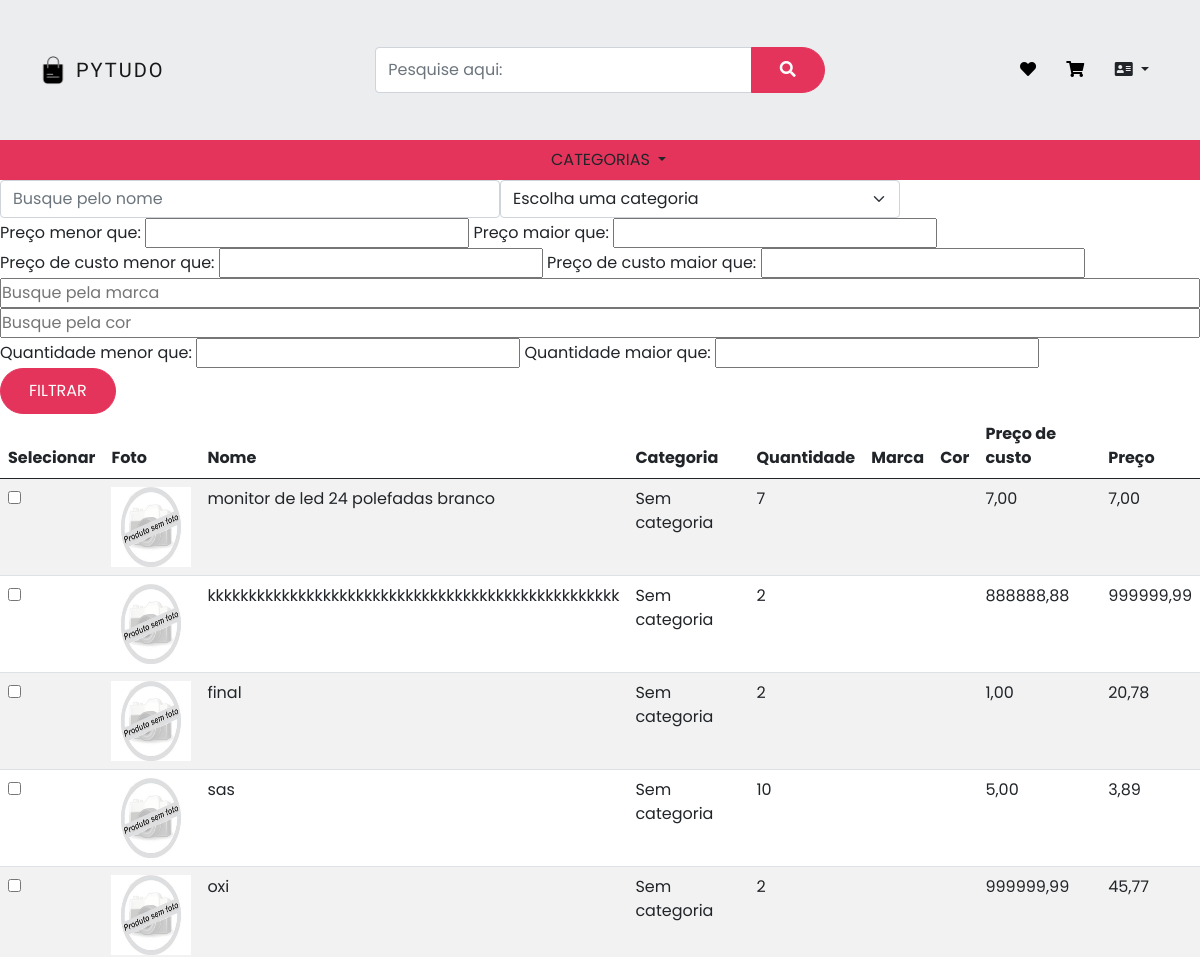
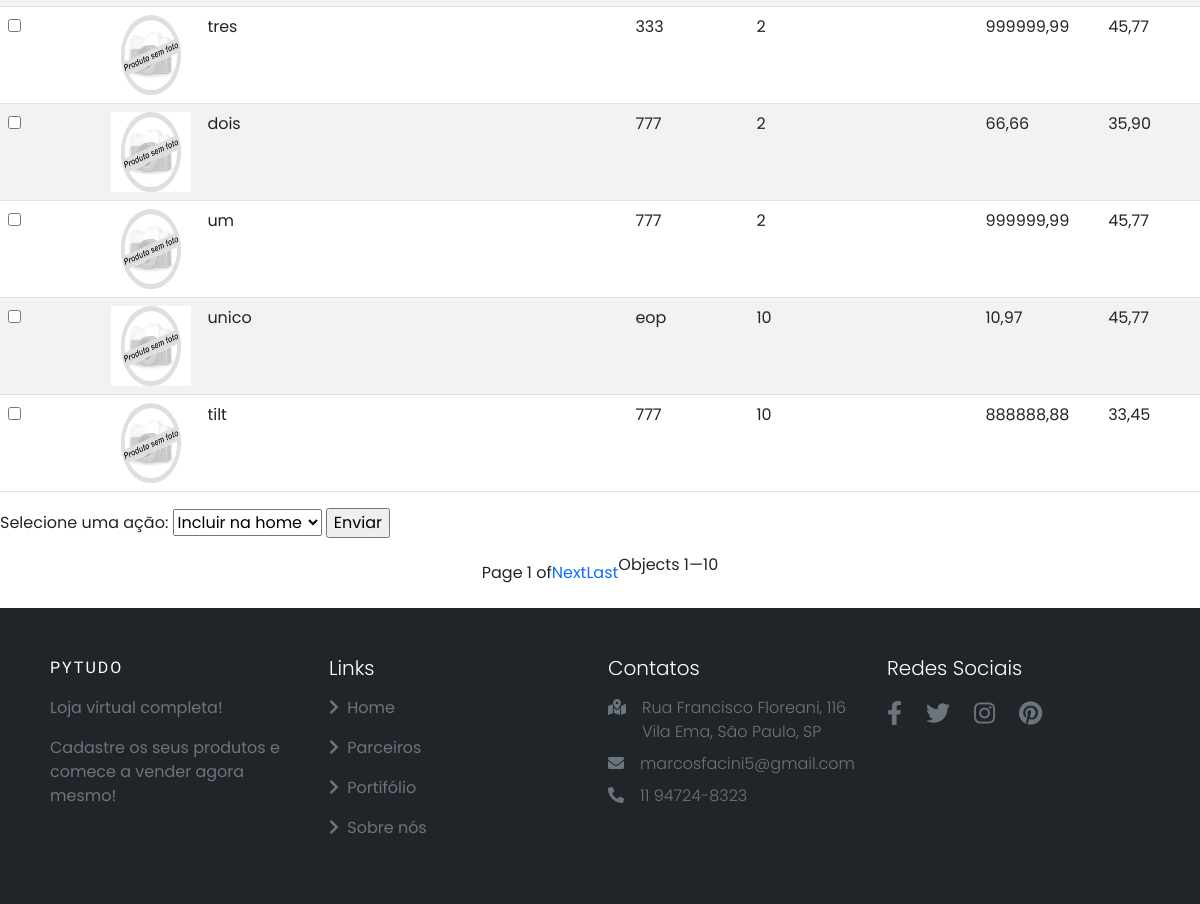
The app's page /gestao/produtos_home/, older data (2 pictures, top to bottom).
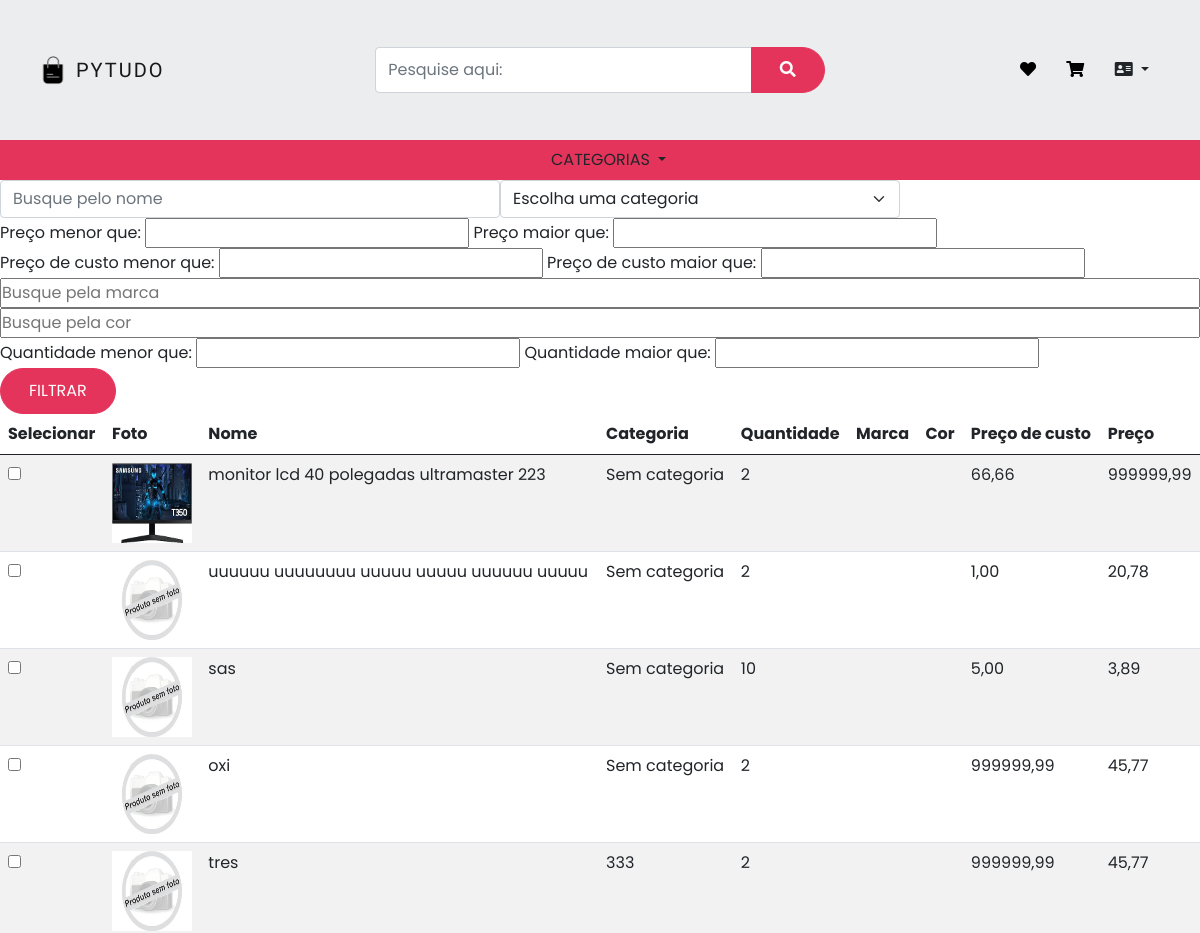
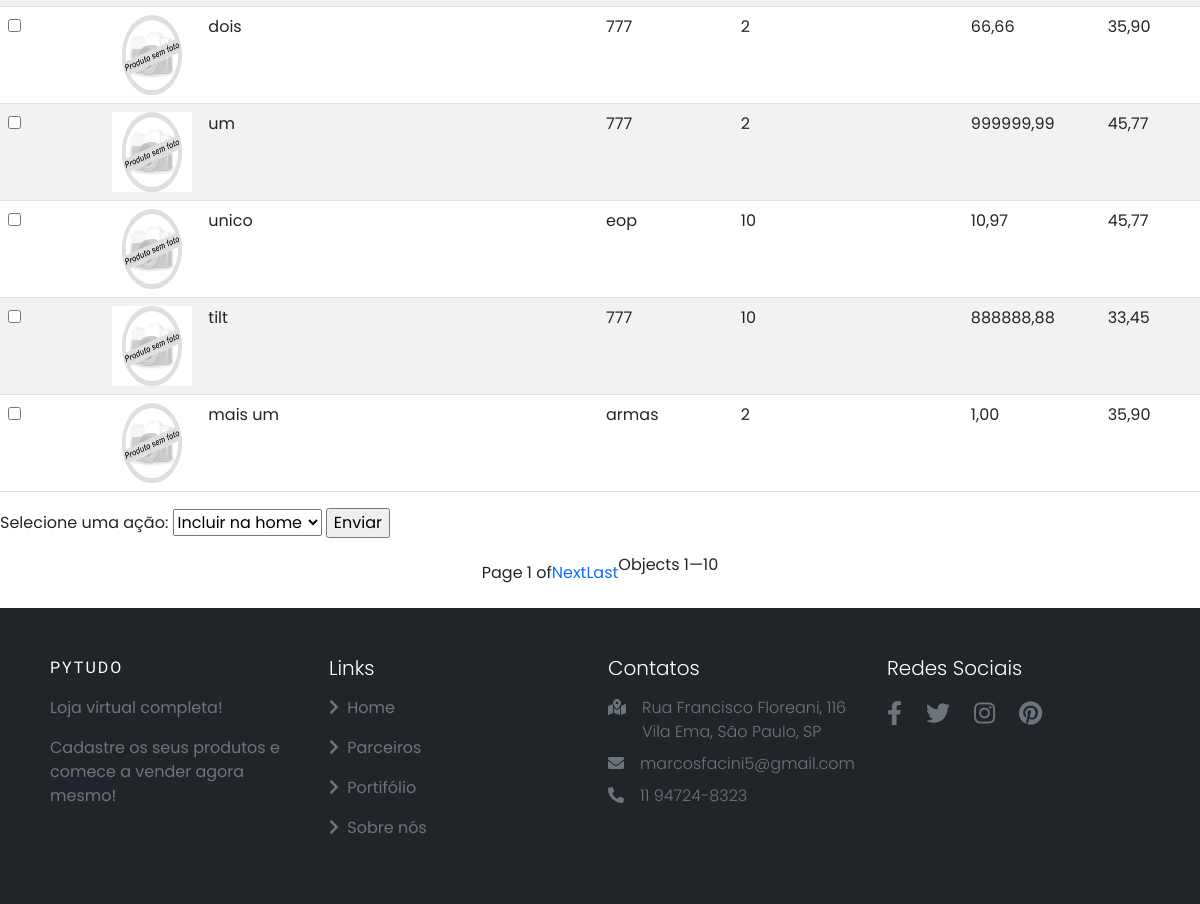
The same page, newer data (2 pictures, top to bottom).
### produtos/models.py (models this page shows, shortened)
class Produtos(models.Model):
    nome = models.CharField(max_length=40)
    descricao = models.TextField()
    preco_de_custo = models.DecimalField(max_digits=8, decimal_places=2)
    preco = models.DecimalField(max_digits=8, decimal_places=2)
    categoria = models.ForeignKey(Categoria, blank=True, null=True, on_delete=models.SET_NULL)
    marca = models.CharField(max_length=50, blank=True, null=True)
    cor = models.CharField(max_length=30, blank=True, null=True)
    quantidade = models.IntegerField()
    data_cadastro = models.DateTimeField(auto_now_add=True)
    data_atualizacao = models.DateTimeField(auto_now=True, null=True)
    imagem_principal = models.ImageField(upload_to ='produtos/', blank=True, null=True)
    especificacao = RichTextUploadingField(blank=True, null=True)

class Categoria(models.Model):
    nome = models.CharField(max_length=40)
    def __str__(self):
        return self.nome

### gestao/views.py (the view)
# urls.py: path('produtos_home/', views.produtos_home, name='produtos_home'),
def produtos_home(request):
    produtos = Produtos.objects.all()
    categorias = Categoria.objects.all()
    nome_filtrar = request.GET.get('nome')
    if nome_filtrar:
        produtos = produtos.filter(nome__icontains=nome_filtrar)
    categoria_filtrar = request.GET.get('categoria')
    if categoria_filtrar:
        produtos = produtos.filter(categoria_id=categoria_filtrar)
    preco_menor_filtrar = request.GET.get('preco_menor_filtrar')
    if preco_menor_filtrar:
        preco_menor_filtrar_decimal = Decimal(preco_menor_filtrar.replace(',','.'))
        produtos = produtos.filter(preco__lt=preco_menor_filtrar_decimal)
    preco_maior_filtrar = request.GET.get('preco_maior_filtrar')
    if preco_maior_filtrar:
        preco_maior_filtrar_decimal = Decimal(preco_maior_filtrar.replace(',','.'))
        produtos = produtos.filter(preco__gt=preco_maior_filtrar_decimal)
    preco_de_custo_menor_filtrar = request.GET.get('preco_de_custo_menor_filtrar')
    if preco_de_custo_menor_filtrar:
        preco_de_custo_menor_filtrar_decimal = Decimal(preco_de_custo_menor_filtrar.replace(',','.'))
        produtos = produtos.filter(preco_de_custo__lt=preco_de_custo_menor_filtrar_decimal)
    preco_de_custo_maior_filtrar = request.GET.get('preco_de_custo_maior_filtrar')
    if preco_de_custo_maior_filtrar:
        preco_de_custo_maior_filtrar_decimal = Decimal(preco_de_custo_maior_filtrar.replace(',','.'))
        produtos = produtos.filter(preco_de_custo__gt=preco_de_custo_maior_filtrar_decimal)
    marca_filtar = request.GET.get('marca')
    if marca_filtar:
        produtos = produtos.filter(marca__icontains=marca_filtar)
    cor_filtar = request.GET.get('cor')
    if cor_filtar:
        produtos = produtos.filter(cor__icontains=cor_filtar)
    quantidade_menor_filtrar = request.GET.get('quantidade_menor_filtrar')
    if quantidade_menor_filtrar:
        produtos = produtos.filter(quantidade__lt=quantidade_menor_filtrar)
    quantidade_maior_filtrar = request.GET.get('quantidade_maior_filtrar')
    if quantidade_maior_filtrar:
        produtos = produtos.filter(quantidade__gt=quantidade_maior_filtrar)
    produtos_ordenados = produtos.order_by('-id')
    paginacao = Paginator(produtos_ordenados, 10)
    page = request.GET.get('page')
    produtos_paginados = paginacao.get_page(page)
    return render(request, 'produtos_home.html', {'produtos_paginados': produtos_paginados,
                                                  'categorias': categorias})

### gestao/templates/produtos_home.html (shortened to what this page needs)
{% extends 'base.html' %}
{% load static %}
{% load filtros %}
{% block 'head' %}
    <link href="{% static 'produtos/css/listar_produtos.css' %}" rel="stylesheet">
{% endblock %}
{% block 'body' %}
<form action="#" method="GET"> {% csrf_token %}
    <div class="row">
            <div class="col-md-5">
                <input type="text" placeholder="Busque pelo nome" class="form-control" name="nome">
            </div>
            <div class="col-md-4">
                <select class="form-select" name="categoria">
                    <option value="" disabled selected hidden>Escolha uma categoria</option>
                </select>
            </div>
            <div>
                <label>Preço menor que:</label>
                <input type="text" id="preco_menor_filtrar" name="preco_menor_filtrar">
                <label> Preço maior que:</label>
                <input type="text" id="preco_maior_filtrar" name="preco_maior_filtrar">
            </div>
            <div>
                <label>Preço de custo menor que:</label>
                <input type="text" id="preco_de_custo_menor_filtrar" name="preco_de_custo_menor_filtrar">
                <label> Preço de custo maior que:</label>
                <input type="text" id="preco_de_custo_maior_filtrar" name="preco_de_custo_maior_filtrar">
            </div>
            <input type="text" placeholder="Busque pela marca"  name="marca">
            <input type="text" placeholder="Busque pela cor"  name="cor">
            <div>
                <label> Quantidade menor que:</label>
                <input type="text" name="quantidade_menor_filtrar">
                <label> Quantidade maior que:</label>
                <input type="text" name="quantidade_maior_filtrar">
            </div>
        <div class="col-md-3">
            <input type="submit" value="FILTRAR" class="btn btn-primary">
        </div>
    </div>
</form>
<form action="{% url 'exibicao_home' %}" method="POST"> {% csrf_token %}
    <table class="table table-striped">
        <thead>
          <tr>
            <th scope="col">Selecionar</th>
            <th scope="col">Foto</th>
            <th scope="col">Nome</th>
            <th scope="col">Categoria</th>
            <th scope="col">Quantidade</th>
            <th scope="col">Marca</th>
            <th scope="col">Cor</th>
            <th scope="col">Preço de custo</th>
            <th scope="col">Preço</th>
          </tr>
        </thead>
        <tbody>
            {% for produto in produtos_paginados %}
                <tr>
                    <td><input type="checkbox" name="selecionados[]" value="{{ produto.id }}"></td>
                    <td><a href="{% url 'detalhes_produto' produto.id %}">
                            {% if produto.imagem_principal %}
                                <img src="{{produto.imagem_principal.url}}" width="80" height="80"></td>
                            {% else %}
                                <img src="{% static 'produtos\img\sem foto.jpg' %}" width="80" height="80"></td>
                            {% endif %}
                    <td>{{ produto.nome}}</td>
                    {% if produto.categoria %}
                        <td>{{ produto.categoria}}</td>
                    {% else %}
                        <td>Sem categoria </td>
                    {% endif %}
                    <td>{{ produto.quantidade}}</td>
                    <td>{{ produto.marca}}</td>
                    <td>{{ produto.cor}}</td>
                    <td>{{ produto.preco_de_custo}}</td>
                    <td>{{ produto.preco}}</td>
                </tr>
            {% endfor %}
        </tbody>
    </table>
    <label for="acao">Selecione uma ação:</label>
    <select name="acao" id="acao">
    <option value="incluir">Incluir na home</option>
    </select>
    <input type="submit" value="Enviar">
    </form>
    <div class="pagination">
        Page {{ produtos_paginados.number }} of {{ paginator.num_pages }}
        {% if produtos_paginados.has_next %}
            {% if produtos_paginados.next_page_number != paginator.num_pages %}
                <a href="?{% param_replace page=produtos_paginados.next_page_number %}">Next</a>
            {% endif %}
            <a href="?{% param_replace page=paginator.num_pages %}">Last</a>
        {% endif %}
        <p>Objects {{ produtos_paginados.start_index }}—{{ produtos_paginados.end_index }}</p>
    </div>
{% endblock %}

### pytudo/templates/base.html (shortened to what this page needs)
{% load static %}
{% load filtros %}
<!DOCTYPE html>
<html lang="pt-BR">
  <head>
    <link rel="stylesheet" href="https://cdnjs.cloudflare.com/ajax/libs/font-awesome/5.15.4/css/all.min.css" />
    <link href="https://cdn.jsdelivr.net/npm/bootstrap@5.0.2/dist/css/bootstrap.min.css" rel="stylesheet">
    <link href="{% static 'base/css/base.css' %}" rel="stylesheet">
    {% block 'head' %} {% endblock%}
  </head>
  <body>
    <nav>
        <div class="container-fluid barra">
            <div class="row h-100">
                <div class="col-md-3 col-sm-6 col-3 order-1 d-flex">
                    <a class="navbar-brand d-flex align-items-center" href="{% url 'home' %}">
                        <span class="d-flex justify-content-center align-items-center bs-icon-sm bs-icon-rounded bs-icon-primary me-1 bs-icon">
                            <img src="{% static 'base\img\shopping-bag-icon.png' %}" alt="site icon">
                        </span>
                        <span>
                            <span class="text-uppercase fw-lighter ms-1">
                                Pytudo
                            </span>
                        </span>
                    </a>
                </div>
                <div class="col-md-6 col-12 order-md-2 order-3 d-flex align-items-center justify-content-center">
                    <form class="input-group" action="{% url 'listar_produtos' %}" method="GET" style="width: 80%;">
                        <div class = "input-group mb-3 mt-3">
                            <input type = "text" name="nome" class = "form-control" placeholder="Pesquise aqui:">
                            <button class = "btn"  type = "submit"><i class = "fa fa-search"></i></button>
                        </div>
                    </form>
                </div>
                <div class="col-md-3 col-sm-6 col-9 order-md-3 order-2 d-flex align-items-center justify-content-end">
                    <div class="nav-btns">
                        <button class="btn position-relative" type="button">
                            <a href ="{% url 'ver_lista_desejo' %}"><i class ="fa fa-heart"></i></a>
                        </button>
                        <button class="btn position-relative" type="button">
                            <a href ="{% url 'carrinho' %}"><i class ="fa fa-shopping-cart"></i></a>
                        </button>
                        <button class="btn position-relative dropdown-toggle" id="PainelDropdown" type="button" data-bs-toggle="dropdown" aria-haspopup="true" aria-expanded="false">
                        <i class="fa fa-address-card" aria-hidden="true"></i>
                        </button>
                    </div>
                </div>
            </div>
        </div>
        <div class="container-fluid d-flex justify-content-center" style="background: #e5345b;">
            <div class="dropdown dropdown-center" style="width: 130px;">
                <a class="text-uppercase nav-link text-dark dropdown-toggle" id="categoriasDropdown" href="#" role="button" data-bs-toggle="dropdown" aria-haspopup="true" aria-expanded="false">
                    Categorias
                </a>
            </div>
        </div>
    </nav>
    {% block 'body' %}
    {% endblock%}
    <footer class = "bg-dark py-5">
      <div class = "container">
          <div class = "row text-white g-4">
              <div class = "col-md-6 col-lg-3 ps-2 pe-2">
                  <a class = "text-uppercase text-decoration-none brand text-white" href ="{% url 'home' %}">Pytudo</a>
                  <p class = "text-white text-muted mt-3">Loja virtual completa!</p>
                  <p class = "text-white text-muted mt-3">Cadastre os seus produtos e comece a vender agora mesmo!</p>
              </div>
              <div class = "col-md-6 col-lg-3 ps-2 pe-2">
                  <h5 class = "fw-light">Links</h5>
                  <ul class = "list-unstyled">
                      <li class = "my-3">
                          <a href = "{% url 'home' %}" class = "text-white text-decoration-none text-muted">
                              <i class = "fas fa-chevron-right me-1"></i> Home
                          </a>
                      </li>
                      <li class = "my-3">
                          <a href = "#" class = "text-white text-decoration-none text-muted">
                              <i class = "fas fa-chevron-right me-1"></i> Parceiros
                          </a>
                      </li>
                      <li class = "my-3">
                          <a href = "#" class = "text-white text-decoration-none text-muted">
                              <i class = "fas fa-chevron-right me-1"></i> Portifólio
                          </a>
                      </li>
                      <li class = "my-3">
                          <a href = "#" class = "text-white text-decoration-none text-muted">
                              <i class = "fas fa-chevron-right me-1"></i> Sobre nós
                          </a>
                      </li>
                  </ul>
              </div>
              <div class = "col-md-6 col-lg-3 ps-2 pe-2">
                  <h5 class = "fw-light mb-3">Contatos</h5>
                  <div class = "d-flex justify-content-start align-items-start my-2 text-muted">
                      <span class = "me-3">
                          <i class = "fas fa-map-marked-alt"></i>
                      </span>
                      <span class = "fw-light">
                          Rua Francisco Floreani, 116 Vila Ema, São Paulo, SP
                      </span>
                  </div>
                  <div class = "d-flex justify-content-start align-items-start my-2 text-muted">
                      <span class = "me-3">
                          <i class = "fas fa-envelope"></i>
                      </span>
                      <span class = "fw-light">
                          marcosfacini5@gmail.com
                      </span>
                  </div>
                  <div class = "d-flex justify-content-start align-items-start my-2 text-muted">
                      <span class = "me-3">
                          <i class = "fas fa-phone-alt"></i>
                      </span>
                      <span class = "fw-light">
                          11 94724-8323
                      </span>
                  </div>
              </div>
              <div class = "col-md-6 col-lg-3 ps-2 pe-2">
                  <h5 class = "fw-light mb-3">Redes Sociais</h5>
                  <div>
                      <ul class = "list-unstyled d-flex">
                          <li>
                              <a href = "#" class = "text-white text-decoration-none text-muted fs-4 me-4">
                                  <i class = "fab fa-facebook-f"></i>
                              </a>
                          </li>
                          <li>
                              <a href = "#" class = "text-white text-decoration-none text-muted fs-4 me-4">
                                  <i class = "fab fa-twitter"></i>
                              </a>
                          </li>
                          <li>
                              <a href = "#" class = "text-white text-decoration-none text-muted fs-4 me-4">
                                  <i class = "fab fa-instagram"></i>
                              </a>
                          </li>
                          <li>
                              <a href = "#" class = "text-white text-decoration-none text-muted fs-4 me-4">
                                  <i class = "fab fa-pinterest"></i>
                              </a>
                          </li>
                      </ul>
                  </div>
              </div>
          </div>
      </div>
  </footer>
  </body>
</html>

Row changes from the older to the newer data that the page shows:
removed Produtos: nome "monitor de led 24 polefadas branco", shows "Sem categoria", quantidade "7", preco_de_custo "7,00", preco "7,00"
changed Produtos: imagem_principal: picture added; nome "kkkkkkkkkkkkkkkkkkkkkkkkkkkkkkkkkkkkkkkkkkkkkkkkkk" → "monitor lcd 40 polegadas ultramaster 223"; preco_de_custo "888888,88" → "66,66"
changed Produtos: nome "final" → "uuuuuu uuuuuuuu uuuuu uuuuu uuuuuu uuuuu"
now on this page (row unchanged): Produtos: nome "mais um", categoria "armas", quantidade "2", preco_de_custo "1,00", preco "35,90"
